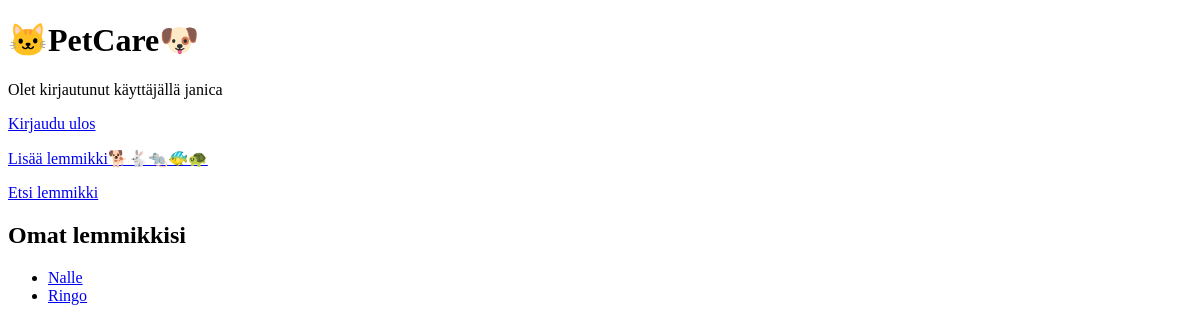
Page / (signed in) on the earlier database version.
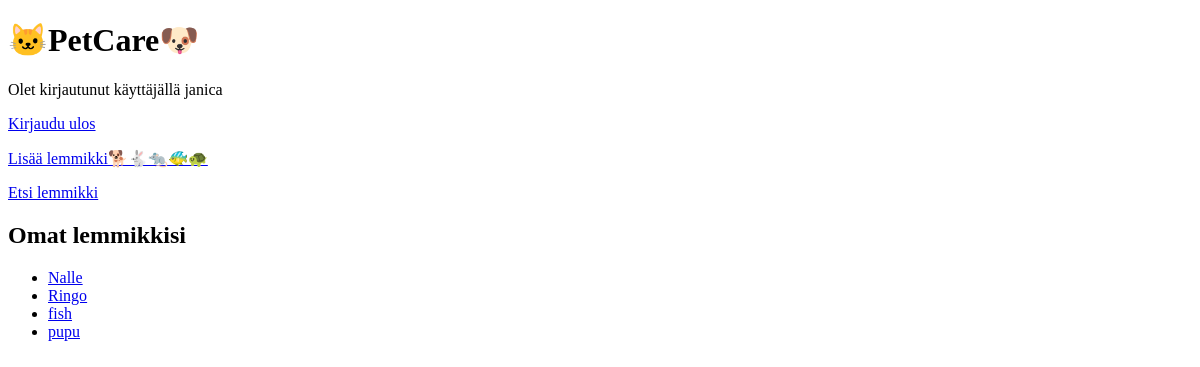
Same page on the later database version.
### tables this page shows
CREATE TABLE users (
    id INTEGER PRIMARY KEY,
    username TEXT UNIQUE,
    password_hash TEXT
);

CREATE TABLE pets (
    id INTEGER PRIMARY KEY AUTOINCREMENT,
    animal_id INTEGER NOT NULL,
    breed_id INTEGER NOT NULL,
    pet_name TEXT NOT NULL,
    description TEXT, user_id INTEGER REFERENCES users(id),
    FOREIGN KEY (animal_id) REFERENCES animals(id),
    FOREIGN KEY (breed_id) REFERENCES breeds(id)
);

### app.py (the view)
@app.route("/")
def index():
    pets_list = pets.get_user_pets() if "username" in session else []
    return render_template("index.html", pets=pets_list)

### db.py (called while the page is built)
def get_connection():
    con = sqlite3.connect("database.db")
    con.execute("PRAGMA foreign_keys = ON")
    con.row_factory = sqlite3.Row
    return con

def query(sql, params=[]):
    con = get_connection()
    result = con.execute(sql, params).fetchall()
    con.close()
    return result

### pets.py (called while the page is built)
def get_user_id():
    if "username" not in session:
        return None
    user_query = db.query("SELECT id FROM users WHERE username = ?", [session["username"]])
    return user_query[0][0] if user_query else None

def get_user_pets():
    user_id = get_user_id()
    if not user_id:
        return []
    return db.query("""
        SELECT p.id, p.pet_name, b.breed_name, p.description
        FROM pets p
        JOIN breeds b ON p.breed_id = b.id
        WHERE p.user_id = ?
        ORDER BY p.pet_name
    """, [user_id])

### templates/index.html (shortened to what this page needs)
<!DOCTYPE html>
<html>
<head>
</head>
<body>
  <h1>🐱PetCare🐶</h1>
  {% if session.username %}
    <p>Olet kirjautunut käyttäjällä {{ session.username }}</p>
    <p><a href="/logout">Kirjaudu ulos</a></p>
    <p><a href="/new_pet">Lisää lemmikki🐕🐇🐀🐠🐢</a></p>
    <p><a href="/find_pet">Etsi lemmikki</a></p>
    <h2>Omat lemmikkisi</h2>
    {% if pets %}
      <ul>
        {% for pet in pets %}
          <li><a href="/pet/{{ pet.id }}">{{ pet.pet_name }}</a></li>
        {% endfor %}
      </ul>
    {% else %}
      <p>Sinulla ei ole vielä lisättyjä lemmikkejä.</p>
    {% endif %}
  {% endif %}
</body>
</html>

Differences in the rows shown:
added pets: pet_name "fish"
added pets: pet_name "pupu"
